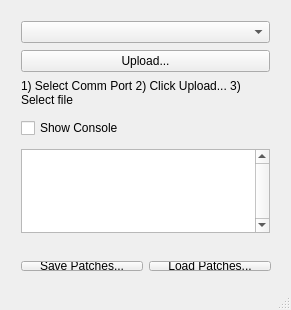
<?xml version="1.0" encoding="UTF-8"?>
<ui version="4.0">
 <class>MainWindow</class>
 <widget class="QMainWindow" name="MainWindow">
  <property name="geometry">
   <rect>
    <x>0</x>
    <y>0</y>
    <width>291</width>
    <height>310</height>
   </rect>
  </property>
  <property name="windowTitle">
   <string/>
  </property>
  <property name="windowIcon">
   <iconset>
    <normaloff>my_app.icns</normaloff>my_app.icns</iconset>
  </property>
  <widget class="QWidget" name="centralWidget">
   <widget class="QWidget" name="layoutWidget">
    <property name="geometry">
     <rect>
      <x>10</x>
      <y>10</y>
      <width>271</width>
      <height>234</height>
     </rect>
    </property>
    <layout class="QVBoxLayout" name="verticalLayout">
     <property name="spacing">
      <number>7</number>
     </property>
     <property name="sizeConstraint">
      <enum>QLayout::SizeConstraint::SetDefaultConstraint</enum>
     </property>
     <item>
      <widget class="QComboBox" name="cboCommPort"/>
     </item>
     <item>
      <widget class="QPushButton" name="btnUploadFlash">
       <property name="text">
        <string>Upload...</string>
       </property>
      </widget>
     </item>
     <item>
      <widget class="QLabel" name="lblOutput">
       <property name="frameShape">
        <enum>QFrame::Shape::NoFrame</enum>
       </property>
       <property name="text">
        <string>1) Select Comm Port 2) Click Upload... 3) Select file</string>
       </property>
       <property name="alignment">
        <set>Qt::AlignmentFlag::AlignLeading|Qt::AlignmentFlag::AlignLeft|Qt::AlignmentFlag::AlignTop</set>
       </property>
       <property name="wordWrap">
        <bool>true</bool>
       </property>
       <property name="margin">
        <number>0</number>
       </property>
       <property name="indent">
        <number>0</number>
       </property>
      </widget>
     </item>
     <item>
      <widget class="QCheckBox" name="chkShowConsole">
       <property name="minimumSize">
        <size>
         <width>0</width>
         <height>28</height>
        </size>
       </property>
       <property name="text">
        <string>Show Console</string>
       </property>
      </widget>
     </item>
     <item>
      <widget class="QTextEdit" name="txtOutput">
       <property name="verticalScrollBarPolicy">
        <enum>Qt::ScrollBarPolicy::ScrollBarAlwaysOn</enum>
       </property>
       <property name="readOnly">
        <bool>true</bool>
       </property>
      </widget>
     </item>
    </layout>
   </widget>
   <widget class="QWidget" name="horizontalLayoutWidget">
    <property name="geometry">
     <rect>
      <x>10</x>
      <y>250</y>
      <width>272</width>
      <height>32</height>
     </rect>
    </property>
    <layout class="QHBoxLayout" name="horizontalLayout">
     <item>
      <widget class="QPushButton" name="btnSavePatches">
       <property name="text">
        <string>Save Patches...</string>
       </property>
      </widget>
     </item>
     <item>
      <widget class="QPushButton" name="btnLoadPatches">
       <property name="text">
        <string>Load Patches...</string>
       </property>
      </widget>
     </item>
    </layout>
   </widget>
  </widget>
  <widget class="QStatusBar" name="statusBar"/>
 </widget>
 <layoutdefault spacing="6" margin="11"/>
 <resources/>
 <connections/>
</ui>
